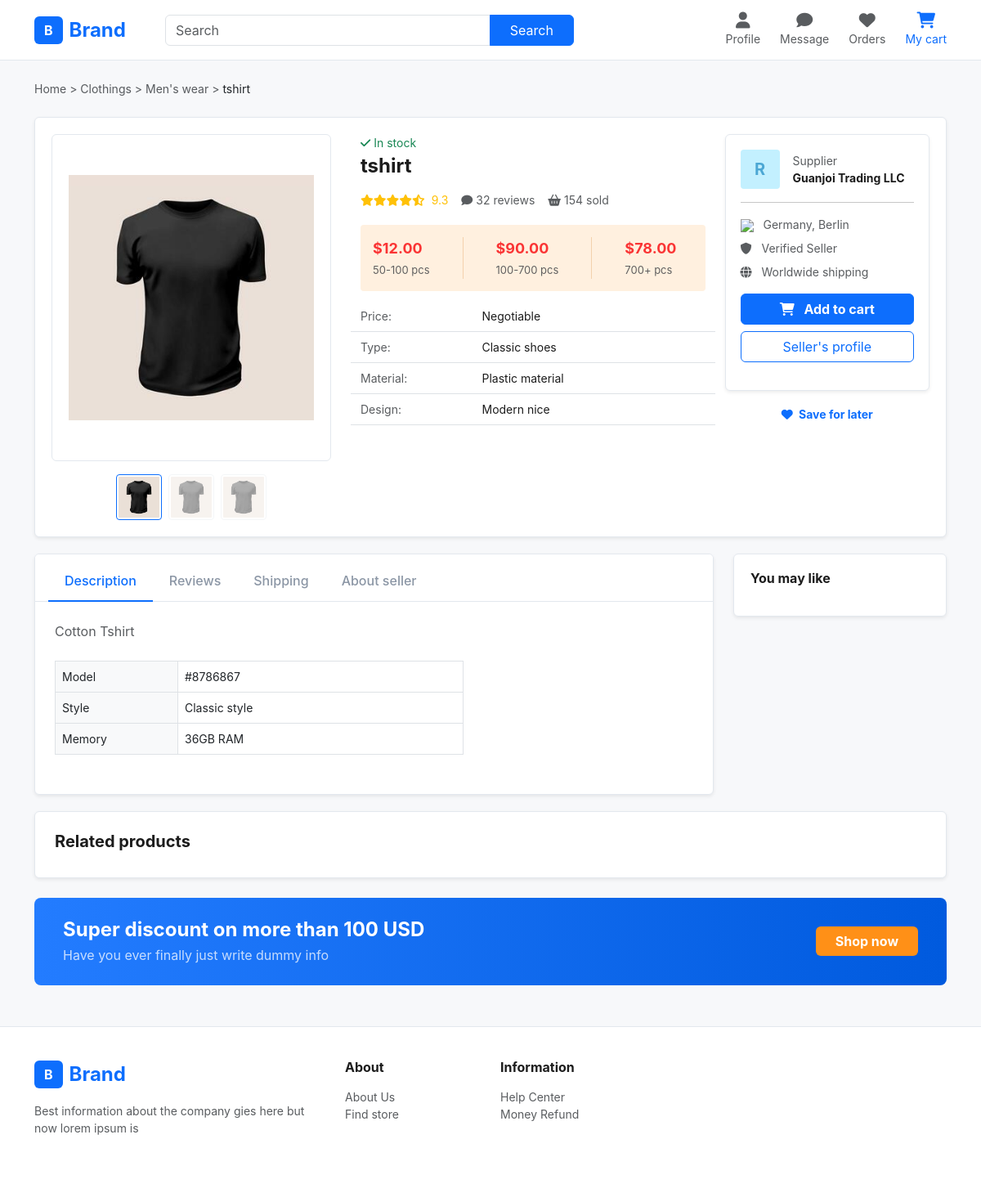
Screenshot of /products/16/ with the database file from the repository.
### shop/models.py (models this page shows, shortened)
class Product(models.Model):
    name = models.CharField(max_length=200)
    price = models.DecimalField(max_digits=10, decimal_places=2)
    old_price = models.DecimalField(max_digits=10, decimal_places=2, null=True, blank=True)
    category = models.CharField(max_length=100)
    brand = models.CharField(max_length=100, default="Generic")
    image = models.ImageField(upload_to='products/')
    description = models.TextField()
    stock = models.IntegerField(default=0)
    is_verified = models.BooleanField(default=False)
    rating = models.DecimalField(max_digits=3, decimal_places=1, default=4.5)

### shop/views.py (the view)
# urls.py: path('<int:id>/', views.product_detail, name='product_detail'),
def product_detail(request, id):
    product = get_object_or_404(Product, id=id)
    return render(request, 'shop/product_detail.html', {'product': product})

### shop/templates/shop/product_detail.html (shortened to what this page needs)
<!DOCTYPE html>
<html lang="en">
<head>
    <link href="https://cdn.jsdelivr.net/npm/bootstrap@5.3.0/dist/css/bootstrap.min.css" rel="stylesheet">
    <link rel="stylesheet" href="https://cdnjs.cloudflare.com/ajax/libs/font-awesome/6.0.0/css/all.min.css">
</head>
<body>
    <header class="main-header sticky-top">
        <div class="container d-flex align-items-center">
            <a href="{% url 'product_list' %}" class="text-decoration-none d-flex align-items-center">
                <span class="logo-box me-2">B</span> <span class="fs-4 fw-bold text-primary">Brand</span>
            </a>
            <div class="flex-grow-1 mx-5 d-none d-lg-block">
                <form action="{% url 'product_search' %}" method="GET" class="input-group" style="max-width: 500px;">
                    <input type="text" name="search" class="form-control" placeholder="Search">
                    <button class="btn btn-primary px-4">Search</button>
                </form>
            </div>
            <div class="d-flex gap-4 text-muted small ms-auto align-items-center">
                <div class="text-center d-none d-md-block"><i class="fa fa-user fs-5"></i><br>Profile</div>
                <div class="text-center d-none d-md-block"><i class="fa fa-comment fs-5"></i><br>Message</div>
                <div class="text-center d-none d-md-block"><i class="fa fa-heart fs-5"></i><br>Orders</div>
                <a href="{% url 'cart_page' %}" class="text-decoration-none text-muted text-center">
                    <i class="fa fa-shopping-cart fs-5 text-primary"></i><br>
                    <span class="d-none d-md-inline text-primary">My cart</span>
                </a>
            </div>
        </div>
    </header>
    <div class="container mt-4">
        <nav class="small text-muted mb-4">
            Home > Clothings > Men's wear > <span class="text-dark">{{ product.name }}</span>
        </nav>
        <div class="white-card shadow-sm">
            <div class="row">
                <div class="col-lg-4">
                    <div class="img-main-box mb-3">
                        <img src="{{ product.image.url }}" alt="{{ product.name }}">
                    </div>
                    <div class="d-flex gap-2 justify-content-center">
                        <img src="{{ product.image.url }}" class="thumb-img border-primary">
                        <img src="{{ product.image.url }}" class="thumb-img" style="opacity: 0.4;">
                        <img src="{{ product.image.url }}" class="thumb-img" style="opacity: 0.4;">
                    </div>
                </div>
                <div class="col-lg-5 ps-lg-4 mt-3 mt-lg-0">
                    <p class="text-success mb-1 small"><i class="fa fa-check"></i> In stock</p>
                    <h4 class="fw-bold mb-3">{{ product.name }}</h4>
                    <div class="d-flex align-items-center gap-3 mb-3 small">
                        <div class="text-warning"><i class="fa fa-star"></i><i class="fa fa-star"></i><i class="fa fa-star"></i><i class="fa fa-star"></i><i class="fa fa-star-half-alt"></i> <span class="text-orange ms-1">9.3</span></div>
                        <div class="text-muted"><i class="fa fa-comment"></i> 32 reviews</div>
                        <div class="text-muted"><i class="fa fa-shopping-basket"></i> 154 sold</div>
                    </div>
                    <div class="price-tier-box">
                        <div class="price-item">
                            <p class="p-price">${{ product.price }}</p>
                            <span class="p-qty">50-100 pcs</span>
                        </div>
                        <div class="price-item">
                            <p class="p-price">$90.00</p>
                            <span class="p-qty">100-700 pcs</span>
                        </div>
                        <div class="price-item">
                            <p class="p-price">$78.00</p>
                            <span class="p-qty">700+ pcs</span>
                        </div>
                    </div>
                    <div class="small">
                        <div class="row mb-2 pb-2 border-bottom"><div class="col-4 text-muted">Price:</div><div class="col-8">Negotiable</div></div>
                        <div class="row mb-2 pb-2 border-bottom"><div class="col-4 text-muted">Type:</div><div class="col-8">Classic shoes</div></div>
                        <div class="row mb-2 pb-2 border-bottom"><div class="col-4 text-muted">Material:</div><div class="col-8">Plastic material</div></div>
                        <div class="row mb-2 pb-2 border-bottom"><div class="col-4 text-muted">Design:</div><div class="col-8">Modern nice</div></div>
                    </div>
                </div>
                <div class="col-lg-3 mt-4 mt-lg-0">
                    <div class="supplier-card shadow-sm">
                        <div class="d-flex align-items-center gap-3 mb-3">
                            <div class="s-avatar">R</div>
                            <div class="small">
                                <div class="text-muted">Supplier</div>
                                <div class="fw-bold">Guanjoi Trading LLC</div>
                            </div>
                        </div>
                        <hr>
                        <div class="small text-muted mb-2"><img src="https://flagcdn.com/16x12/de.png" class="me-2"> Germany, Berlin</div>
                        <div class="small text-muted mb-2"><i class="fa fa-shield-alt me-2"></i> Verified Seller</div>
                        <div class="small text-muted mb-3"><i class="fa fa-globe me-2"></i> Worldwide shipping</div>
                        <a href="{% url 'add_to_cart' product.id %}" class="btn btn-primary w-100 mb-2 fw-bold">
                            <i class="fa fa-shopping-cart me-2"></i> Add to cart
                        </a>
                        <button class="btn btn-outline-primary w-100 mb-3">Seller's profile</button>
                    </div>
                    <div class="text-center mt-3">
                        <a href="#" class="text-primary text-decoration-none small fw-bold"><i class="fa fa-heart me-1"></i> Save for later</a>
                    </div>
                </div>
            </div>
        </div>
        <div class="row">
            <div class="col-lg-9">
                <div class="white-card shadow-sm p-0 overflow-hidden">
                    <ul class="nav nav-tabs px-3 pt-2 bg-white">
                        <li class="nav-item"><a class="nav-link active" href="#">Description</a></li>
                        <li class="nav-item"><a class="nav-link" href="#">Reviews</a></li>
                        <li class="nav-item"><a class="nav-link" href="#">Shipping</a></li>
                        <li class="nav-item"><a class="nav-link" href="#">About seller</a></li>
                    </ul>
                    <div class="p-4">
                        <p class="text-muted mb-4">{{ product.description }}</p>
                        <table class="table table-bordered small text-muted mb-4" style="max-width: 500px;">
                            <tr><td class="bg-light" width="150">Model</td><td>#8786867</td></tr>
                            <tr><td class="bg-light">Style</td><td>Classic style</td></tr>
                            <tr><td class="bg-light">Memory</td><td>36GB RAM</td></tr>
                        </table>
                    </div>
                </div>
            </div>
            <div class="col-lg-3">
                <div class="white-card shadow-sm">
                    <h6 class="fw-bold mb-3">You may like</h6>
                </div>
            </div>
        </div>
        <div class="white-card shadow-sm p-4">
            <h5 class="fw-bold mb-4">Related products</h5>
        </div>
        <div class="discount-banner mt-4">
            <div>
                <h4 class="fw-bold mb-1">Super discount on more than 100 USD</h4>
                <p class="mb-0 opacity-75">Have you ever finally just write dummy info</p>
            </div>
            <button class="btn btn-warning fw-bold px-4" style="background: #FF9017; border: none; color: #fff;">Shop now</button>
        </div>
    </div>
    <footer class="footer-main">
        <div class="container">
            <div class="row">
                <div class="col-lg-4 mb-4">
                    <div class="d-flex align-items-center mb-3">
                        <span class="logo-box me-2">B</span> <span class="fs-4 fw-bold text-primary">Brand</span>
                    </div>
                    <p class="text-muted small">Best information about the company gies here but now lorem ipsum is</p>
                </div>
                <div class="col-lg-2 col-6"><h6 class="fw-bold mb-3">About</h6><ul class="list-unstyled small text-muted"><li>About Us</li><li>Find store</li></ul></div>
                <div class="col-lg-2 col-6"><h6 class="fw-bold mb-3">Information</h6><ul class="list-unstyled small text-muted"><li>Help Center</li><li>Money Refund</li></ul></div>
            </div>
        </div>
    </footer>
</body>
</html>

### shop/templates/shop/product_detail.html (style rules this page uses)
:root { --brand-blue: #0d6efd; --gray-100: #f7f8fa; --border: #e3e8ee; --text-muted: #8b96a5; --orange: #FF9017; --dark: #1C1C1C; }
body { background-color: var(--gray-100); font-family: 'Inter', sans-serif; color: var(--dark); }
.main-header { background: #fff; padding: 15px 0; border-bottom: 1px solid var(--border); }
.logo-box { background: var(--brand-blue); color: #fff; padding: 5px 12px; border-radius: 6px; font-weight: bold; }
.white-card { background: #fff; border: 1px solid var(--border); border-radius: 6px; padding: 20px; margin-bottom: 20px; }
.img-main-box { border: 1px solid var(--border); border-radius: 6px; padding: 20px; text-align: center; height: 400px; display: flex; align-items: center; justify-content: center; background: #fff; }
.img-main-box img { max-width: 100%; max-height: 100%; object-fit: contain; }
.thumb-img { width: 56px; height: 56px; border: 1px solid var(--border); border-radius: 4px; padding: 2px; cursor: pointer; object-fit: contain; }
.price-tier-box { background: #FFF0DF; padding: 15px; display: flex; gap: 40px; margin: 20px 0; border-radius: 4px; overflow-x: auto; }
.price-item { border-right: 1px solid #f3d1ad; padding-right: 40px; white-space: nowrap; }
.price-item:last-child { border: none; }
.p-price { color: #FA3434; font-size: 18px; font-weight: bold; margin-bottom: 0; }
.p-qty { color: #606060; font-size: 13px; }
.supplier-card { border: 1px solid var(--border); border-radius: 6px; padding: 18px; background: #fff; }
.s-avatar { width: 48px; height: 48px; background: #C3f0FF; color: #4CA7D4; border-radius: 4px; display: flex; align-items: center; justify-content: center; font-size: 20px; font-weight: bold; }
.nav-tabs { border-bottom: 1px solid var(--border); }
.nav-tabs .nav-link { color: var(--text-muted); border: none; border-bottom: 2px solid transparent; font-weight: 500; padding: 12px 20px; }
.nav-tabs .nav-link.active { color: var(--brand-blue); border-bottom: 2px solid var(--brand-blue); background: none; }
.discount-banner { background: linear-gradient(90deg, #237CFF 0%, #005ADE 100%); border-radius: 8px; color: #fff; padding: 25px 35px; display: flex; justify-content: space-between; align-items: center; }
.footer-main { background: #fff; border-top: 1px solid var(--border); padding: 40px 0; margin-top: 50px; }

### rows the page displays
Product: name "tshirt", image (picture), price "12.00", description "Cotton Tshirt"
